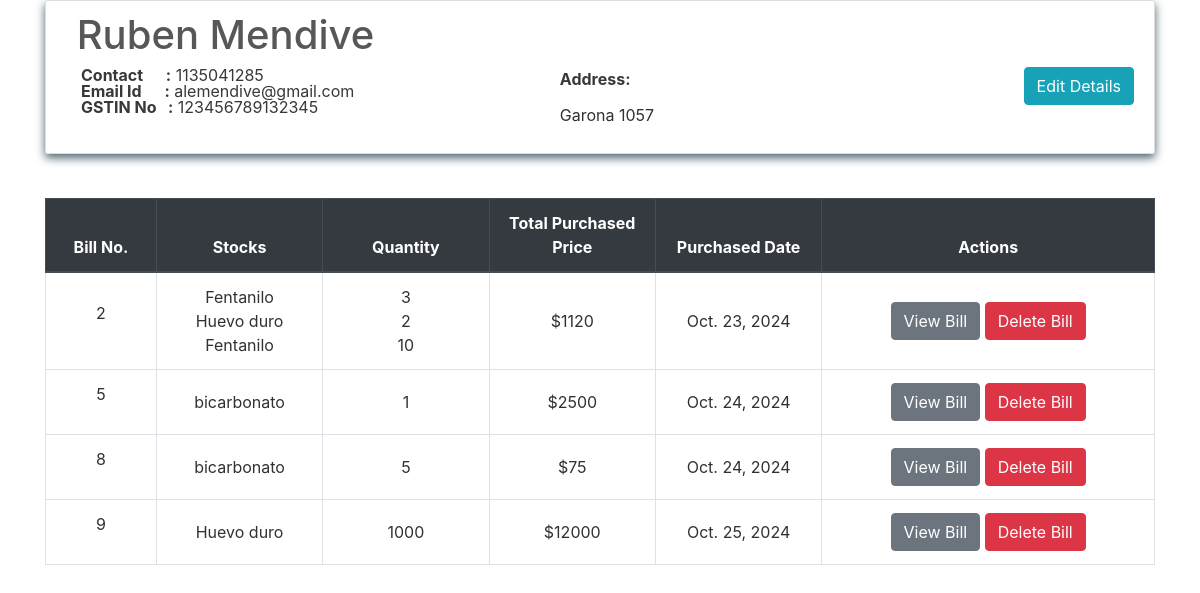
Page /transactions/suppliers/Ruben Mendive on the earlier database version.
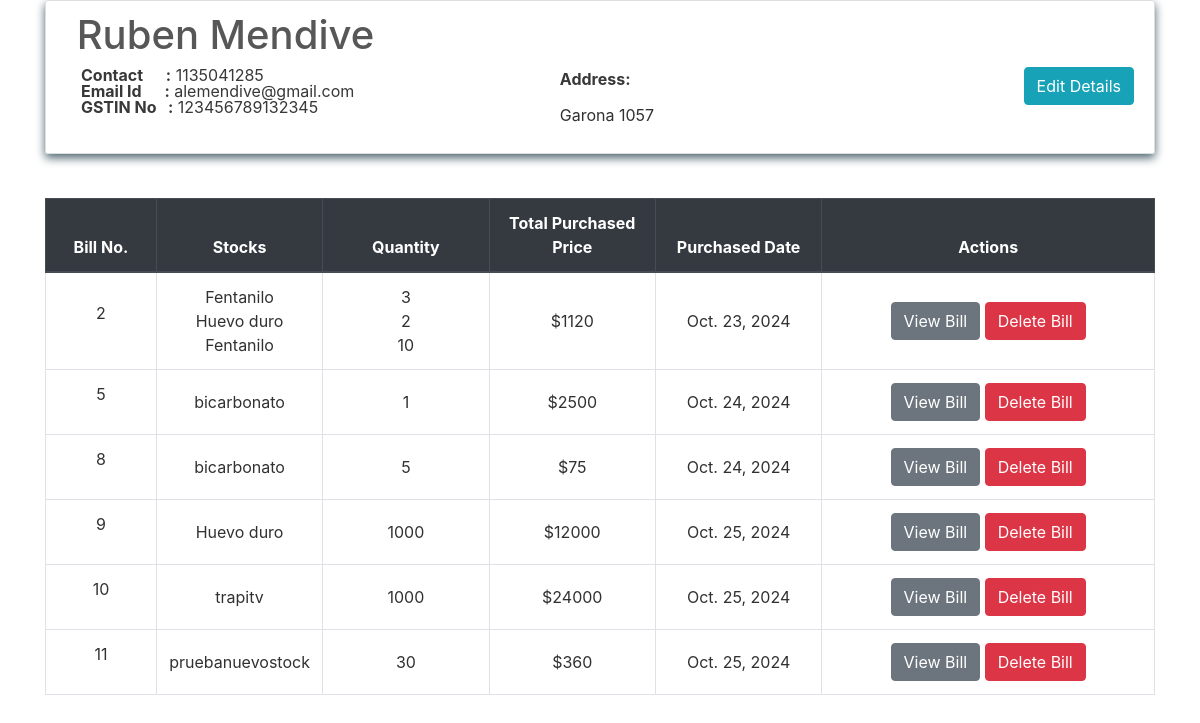
Same page on the later database version.
### transactions/models.py (models this page shows, shortened)
class PurchaseBill(models.Model):
    billno = models.AutoField(primary_key=True)
    time = models.DateTimeField(auto_now=True)
    supplier = models.ForeignKey(Supplier, on_delete = models.CASCADE, related_name='purchasesupplier')
    def get_items_list(self):
        return PurchaseItem.objects.filter(billno=self)
    def get_total_price(self):
        purchaseitems = PurchaseItem.objects.filter(billno=self)
        total = 0
        for item in purchaseitems:
            total += item.totalprice
        return total

class PurchaseItem(models.Model):
    billno = models.ForeignKey(PurchaseBill, on_delete = models.CASCADE, related_name='purchasebillno')
    stock = models.ForeignKey(Stock, on_delete = models.CASCADE, related_name='purchaseitem')
    quantity = models.IntegerField(default=1)
    perprice = models.IntegerField(default=1)
    totalprice = models.IntegerField(default=1)

### inventory/models.py (models this page shows, shortened)
class Stock(models.Model):
    id = models.AutoField(primary_key=True)
    name = models.CharField(max_length=30, unique=True)
    category = models.CharField(
        max_length=50,
        choices=[
            ('Limpiadores varios', 'Limpiadores varios'),
            ('Productos para piscinas', 'Productos para piscinas'),
            ('Higiene personal', 'Higiene personal'),
            ('Desodorantes de piso', 'Desodorantes de piso'),
            ('Ceras de pisos', 'Ceras de pisos'),
            ('Perfumes de telas', 'Perfumes de telas'),
            ('Lavado de ropas', 'Lavado de ropas'),
            ('Envases y afines', 'Envases y afines'),
            ('Difusores ambientales', 'Difusores ambientales'),
            ('Productos para autos', 'Productos para autos'),
            ('Escencias de perfumes y desodorantes', 'Escencias de perfumes y desodorantes')
        ]
    )
    quantity = models.DecimalField(max_digits=10, decimal_places=2, default=0)
    min_stock = models.DecimalField(max_digits=10, decimal_places=2, default=0)
    is_composite = models.BooleanField(default=False)
    parent_material = models.ForeignKey(
        'self',
        on_delete=models.SET_NULL,
        null=True,
        blank=True,
        related_name='submaterials',
        help_text="Define si este material es un submaterial de otro"
    )
    is_deleted = models.BooleanField(default=False)

### transactions/views.py (the view)
class SupplierView(View):
    def get(self, request, name):
        supplierobj = get_object_or_404(Supplier, name=name)
        bill_list = PurchaseBill.objects.filter(supplier=supplierobj)
        page = request.GET.get('page', 1)
        paginator = Paginator(bill_list, 10)
        try:
            bills = paginator.page(page)
        except PageNotAnInteger:
            bills = paginator.page(1)
        except EmptyPage:
            bills = paginator.page(paginator.num_pages)
        context = {
            'supplier'  : supplierobj,
            'bills'     : bills
        }
        return render(request, 'suppliers/supplier.html', context)

### transactions/templates/suppliers/supplier.html (shortened to what this page needs)
{% extends "base.html" %}
{% block content %}
    <div class="content-section">
        <div class="media">
            <div class="media-body">
                <h2 style="color:#575757;" class="account-heading">&nbsp;{{ supplier.name }}</h2>
                <a href="{% url 'edit-supplier' supplier.pk %}" class="btn btn-info" style="float: right;">Edit Details</a>
                <div class="row">
                    <div class="col-md-6">
                        <p class="fal">
                            <b>Contact &nbsp; &nbsp;&nbsp; :</b> {{ supplier.phone }} <br>
                            <b>Email Id &nbsp;&nbsp;&nbsp;&nbsp; :</b> {{ supplier.email }} <br>
                            <b>GSTIN No &nbsp; :</b> {{ supplier.gstin }} <br>
                        </p>
                    </div>
                    <div class="col-md-6">
                        <p class="fal">
                            <b>Address:</b> <br> {{ supplier.address|linebreaks }}
                        </p>
                    </div>
                </div>
            </div>
        </div>
    </div>
    <table class="table table-css table-hover table-bordered">
        <br>
        <thead class="thead-dark align-middle">
            <tr>
                <th width="10%">Bill No.</th>
                <th width="15%">Stocks</th>
                <th width="15%">Quantity</th>
                <th width="15%">Total Purchased Price</th>
                <th width="15%">Purchased Date</th>
                <th width="30%">Actions</th>
            </tr>
        </thead>
        <tbody>
            {% for purchase in bills %}
            <tr>
                <td class="align-middle"> <p>{{ purchase.billno }}</p> </td>
                <td class="align-middle">{% for item in purchase.get_items_list %} {{ item.stock.name }} <br> {% endfor %}</td>
                <td class="align-middle">{% for item in purchase.get_items_list %} {{ item.quantity }} <br> {% endfor %}</td>
                <td class="align-middle">${{ purchase.get_total_price }}</td>
                <td class="align-middle">{{ purchase.time.date }}</td>
                <td class="align-middle"> <a href="{% url 'purchase-bill' purchase.billno %}" class="btn btn-secondary">View Bill</a> <a href="{% url 'delete-purchase' purchase.pk %}" class="btn btn-danger">Delete Bill</a> </td>
            </tr>
            {% endfor %}
        </tbody>
    </table>
</div>
{% endblock content %}

Differences in the rows shown:
added PurchaseBill: billno "10", get_total_price "24000", time "Oct. 25, 2024"
added PurchaseItem: stock.name "trapitv", quantity "1000"
added PurchaseBill: billno "11", get_total_price "360", time "Oct. 25, 2024"
added PurchaseItem: stock.name "pruebanuevostock", quantity "30"
